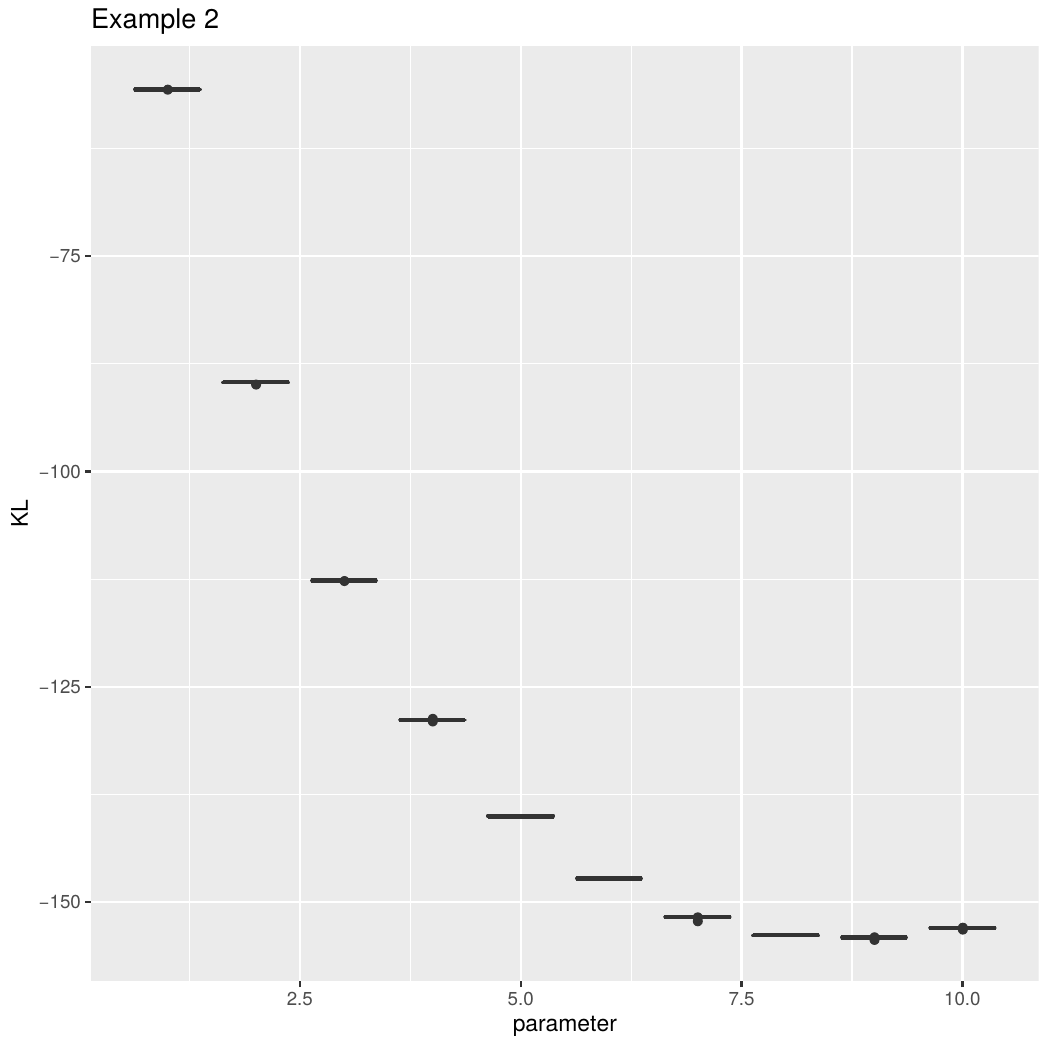

Reproduce this figure in R.
# Example 2 -----------------
# mechanistic model: Barabàsi Albert
# network model: ERGM
# integral stat: sorted degree sequence
# likelihood stat: number of triangles

load("init.RData")

library(StartNetwork)
library(parallel)
library(ggplot2)

cl <- makeCluster(detectCores())

lstat = function(x){length(igraph::triangles(x))/3}

g <- parSapply(cl, theta_m, KL_net, theta_s = theta_s[2], n = n, mech_net = mech_net_ba, mech_args = mech_args_ba, replicates = replicates, lstat = lstat, sorted = TRUE)

df <- data.frame(parameter = theta_m, KL = g)

ggplot(df) + aes(x = parameter, y = KL, group = parameter) + geom_boxplot() + ggtitle("Example 2")

ggsave(filename = "example2.pdf")
